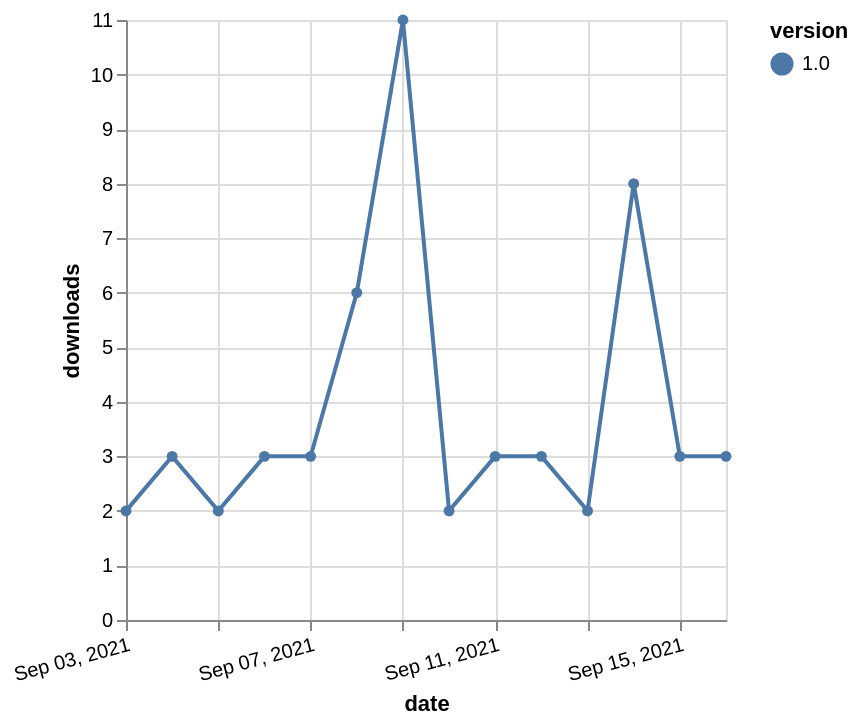

Express this chart as Vega-Lite.
### Vega-Lite specification from a JSON file in a GitHub repository (floating-point values rounded to 4 significant figures)
{"$schema": "https://vega.github.io/schema/vega-lite/v5.json", "description": "A simple bar chart with embedded data.", "data": {"values": [{"date": "2021-09-03", "total": 4479, "delta": 2, "version": "1.0"}, {"date": "2021-09-04", "total": 4482, "delta": 3, "version": "1.0"}, {"date": "2021-09-05", "total": 4484, "delta": 2, "version": "1.0"}, {"date": "2021-09-06", "total": 4487, "delta": 3, "version": "1.0"}, {"date": "2021-09-07", "total": 4490, "delta": 3, "version": "1.0"}, {"date": "2021-09-08", "total": 4496, "delta": 6, "version": "1.0"}, {"date": "2021-09-09", "total": 4507, "delta": 11, "version": "1.0"}, {"date": "2021-09-10", "total": 4509, "delta": 2, "version": "1.0"}, {"date": "2021-09-11", "total": 4512, "delta": 3, "version": "1.0"}, {"date": "2021-09-12", "total": 4515, "delta": 3, "version": "1.0"}, {"date": "2021-09-13", "total": 4517, "delta": 2, "version": "1.0"}, {"date": "2021-09-14", "total": 4525, "delta": 8, "version": "1.0"}, {"date": "2021-09-15", "total": 4528, "delta": 3, "version": "1.0"}, {"date": "2021-09-16", "total": 4531, "delta": 3, "version": "1.0"}]}, "width": "container", "mark": {"type": "line", "point": {"filled": true}}, "encoding": {"x": {"field": "date", "type": "temporal", "timeUnit": "yearmonthdate", "title": "date", "axis": {"labelAngle": -15}}, "y": {"field": "delta", "type": "quantitative", "title": "downloads"}, "color": {"field": "version", "type": "nominal"}, "tooltip": {"field": "delta"}}}
